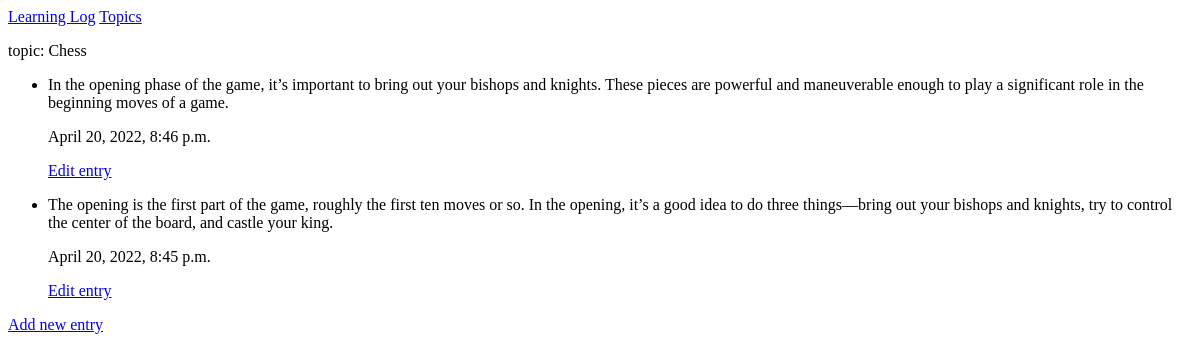
The app's page /topics/1/ (signed in), older data.
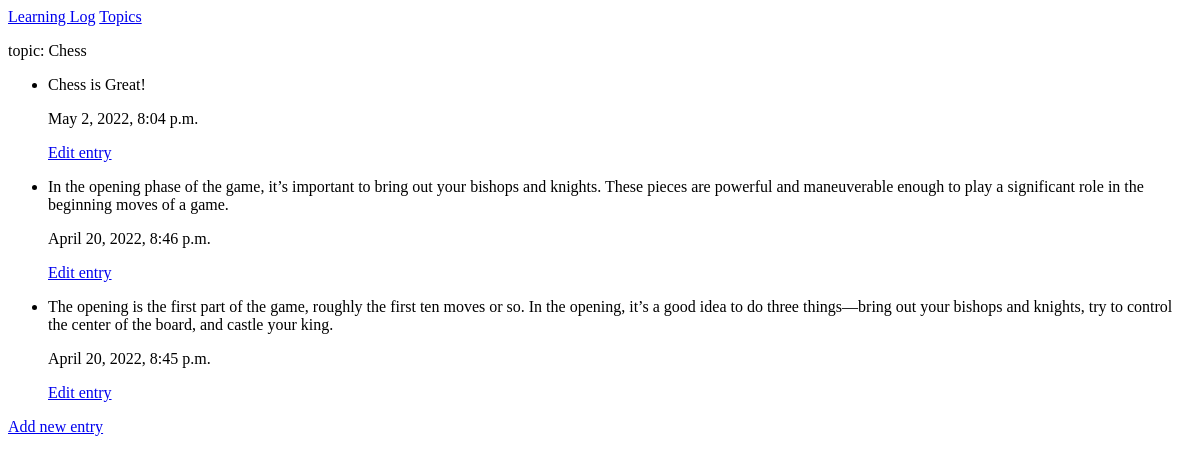
The same page, newer data.
### MainApp/models.py (models this page shows, shortened)
class Topic(models.Model):
    text = models.CharField(max_length=200)
    date_added = models.DateTimeField(auto_now_add=True)
    owner = models.ForeignKey(User, on_delete=models.CASCADE)
    def __str__(self):
        return self.text

class Entry(models.Model):
    topic = models.ForeignKey(Topic, on_delete=models.CASCADE)
    text = models.TextField()
    date_added = models.DateTimeField(auto_now_add=True)
    class Meta:
        verbose_name_plural = 'entries'

### MainApp/views.py (the view)
# urls.py: path('topics/<int:topic_id>/',views.topic, name='topic'),
@login_required
def topic(request, topic_id):
    topic = Topic.objects.get(id=topic_id)
    if topic.owner != request.user:
        raise Http404
    entries = topic.entry_set.order_by('-date_added')
    context = {'topic':topic,'entries':entries}
    return render(request, 'MainApp/topic.html', context)

### MainApp/templates/mainapp/topic.html
{% extends "MainApp/base.html" %}
{% block content %}
<p>
    topic: {{ topic }}
</p>
<ul>
    {% for e in entries %}
    <li>
        <p> {{ e.text }}</p>
        <p> {{ e.date_added }}</p>
        <p><a href="{% url 'MainApp:edit_entry' e.id %}">Edit entry</a></p>
    </li>
    {% empty %}
    <li> There are no entries for this topic yet. </li>
    {% endfor %}
</ul>
<p><a href="{% url 'MainApp:new_entry' topic.id %}">Add new entry</a></p>
{% endblock content %}

### MainApp/templates/mainapp/base.html
<p>
    <a href="{% url 'MainApp:index' %}">Learning Log</a>
    <a href="{% url 'MainApp:topics' %}">Topics</a>
</p>
{% block content %}
{% endblock content %}

Row changes from the older to the newer data that the page shows:
added Entry: text "Chess is Great!", date_added "May 2, 2022, 8:04 p.m."
